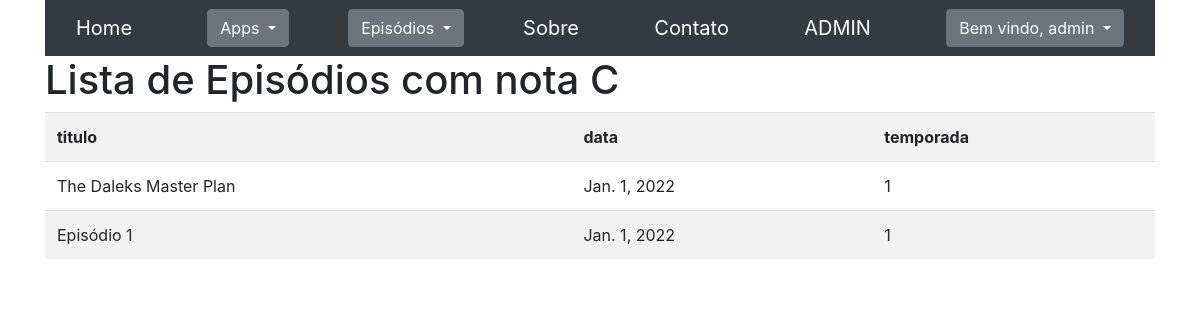
Screenshot of /seriados/episodios/nota/C/ (signed in) with the database file from the repository.
### seriados/models.py (models this page shows, shortened)
class Episodio(models.Model):
    data = models.DateField(verbose_name="Data")
    titulo = models.CharField(max_length=200, verbose_name="Título")
    temporada = models.ForeignKey(Temporada, on_delete=models.CASCADE, verbose_name="Temporada")
    class Meta:
        verbose_name = "Episódio"
        verbose_name_plural = "Episódios"

class Temporada(models.Model):
    numero = models.IntegerField(verbose_name="Número")
    serie = models.ForeignKey(Serie, on_delete=models.CASCADE, verbose_name="Série")
    class Meta:
        verbose_name = "Temporada"
        verbose_name_plural = "Temporadas"

### seriados/views.py (the view)
# urls.py: path('episodios/nota/<str:nota>/', views.episodio_nota_list, name='episodio_nota_list'),
@login_required
@permission_required('seriados.view_episodio', raise_exception=True)
def episodio_nota_list(request, nota):
    search = request.GET.get('search', "")
    objects = Episodio.objects.filter(reviewepisodio__nota=nota if nota else search)
    context = {
        'objects': objects,
        'nota':nota,
        'detail_url': 'seriados:episodio_details',
    }
    return render(request, 'episodio/episodio_nota_list.html', context)

### seriados/templates/episodio/episodio_nota_list.html
{% extends "base.html" %}
{% block content %}
<h1>Lista de Episódios com nota {{ nota }}</h1>
<table class="table table-hover table-striped">
    <tr>
        <th>titulo</th>
        <th>data</th>
        <th>temporada</th>
    </tr>
{% for obj in objects %}
    <tr>
        <td>{{obj.titulo}}</td>
        <td>{{obj.data}}</td>
        <td>{{obj.temporada.numero}}</td>
    </tr>
{% endfor %}
</table>
{% endblock %}

### seriados/templates/navbar.html (shortened to what this page needs)
<!DOCTYPE html>
<a class="navbar-brand" href={% url 'seriados:home' %}>Home</a>
<div class="dropdown">
    <button class="btn btn-secondary dropdown-toggle" type="button" id="dropdownMenuButton" data-toggle="dropdown" aria-expanded="false">
        Apps
    </button>
</div>
<div class="dropdown">
    <button class="btn btn-secondary dropdown-toggle" type="button" id="dropdownMenuButton1" data-toggle="dropdown" aria-expanded="false">
        Episódios
    </button>
</div>
<a class="navbar-brand" href={% url 'seriados:about' %}>Sobre</a>
<a class="navbar-brand" href={% url 'seriados:contact' %}>Contato</a>
<a class="navbar-brand" href={% url 'admin:index' %}>ADMIN</a>
{% if user.is_authenticated %}
    <div class="dropdown">
        <button class="btn btn-secondary dropdown-toggle" type="button" id="dropdownMenuButton2" data-toggle="dropdown" aria-expanded="false">
            Bem vindo, {{user.username}}
        </button>
    </div>
{% else %}
    <a class="navbar-brand" href={% url 'login' %}>Login</a>
{% endif %}

### seriados/static/css/style.css (style rules this page uses)
html { height:100%; }
body { position:absolute; top:0; bottom:0; right:0; left:0; }

### rows the page displays
Episodio: titulo "The Daleks Master Plan", data "Jan. 1, 2022", temporada.numero "1"
Episodio: titulo "Episódio 1", data "Jan. 1, 2022", temporada.numero "1"

### other values shown
{{ user.username }} "admin"
{{ nota }} "C"
